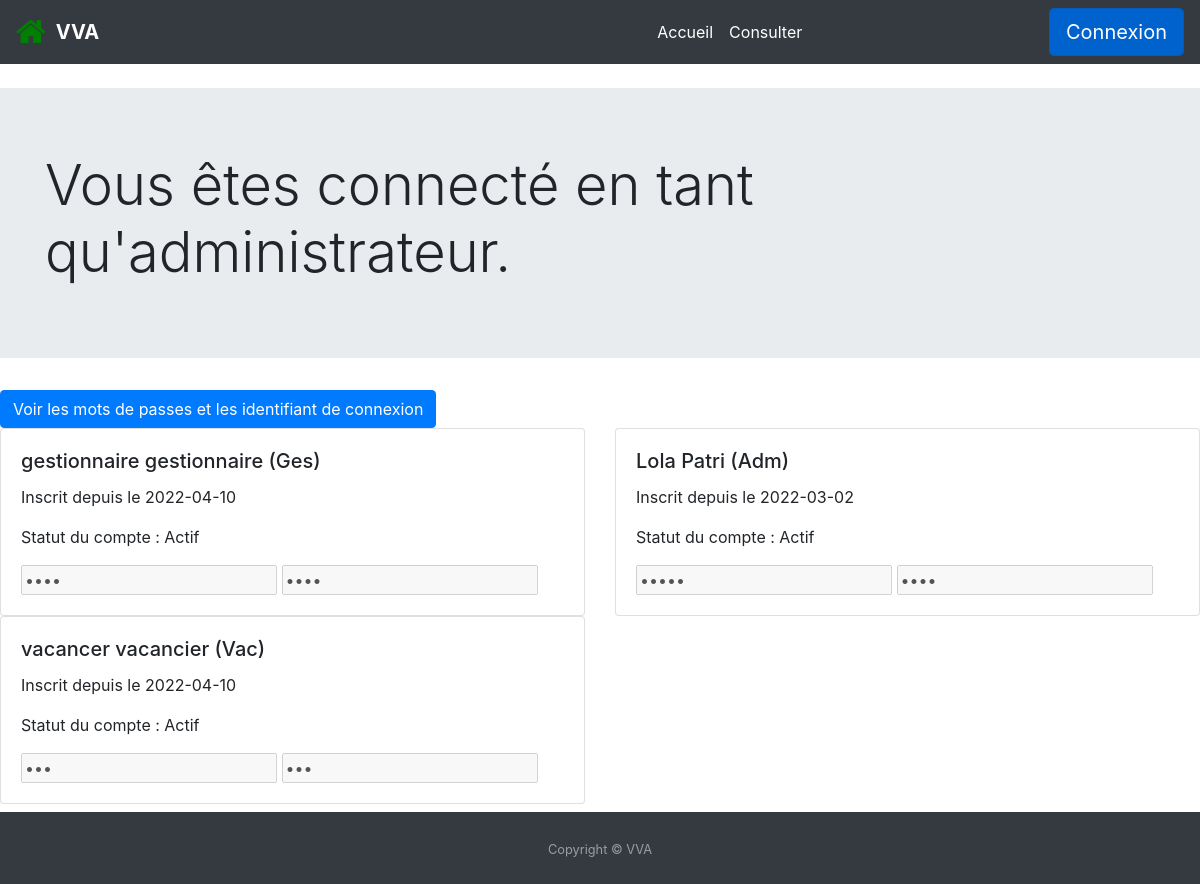
/page/pageadmin.php, run on the app's committed database.
### tables this page shows
CREATE TABLE `compte` (
  `USER` char(8) NOT NULL,
  `MDP` char(10) DEFAULT NULL,
  `NOMCPTE` char(40) DEFAULT NULL,
  `PRENOMCPTE` char(30) DEFAULT NULL,
  `DATEINSCRIP` date DEFAULT NULL,
  `DATEFERME` date DEFAULT NULL,
  `TYPECOMPTE` char(3) DEFAULT NULL,
  `ADRMAILCPTE` char(60) DEFAULT NULL,
  `NOTELCPTE` char(15) DEFAULT NULL,
  `NOPORTCPTE` char(15) DEFAULT NULL
);

### includes/fonctions.php (called while the page is built, shortened)
<?php
function Connect()
{
    $con = mysqli_connect("localhost", "Os", "", "resa");
    return $con;
}
function GetComptes()
{
    $con = Connect();
    $req = "SELECT * FROM compte";
    $res = mysqli_query($con, $req);
    return $res;
}

### page/pageadmin.php (the view, shortened to what this page needs)
<?php $title = "VVA - Espace administrateur";
require_once('../includes/fonctions.php');
require_once('../includes/header.php');
?>
<div class="jumbotron jumbotron-fluid justify">
    <div class="container">
        <h1 class="display-4">Vous êtes connecté en tant qu'administrateur.</h1>
    </div>
</div>
<button class="btn btn-primary" onclick="seePasswords()">Voir les mots de passes et les identifiant de connexion</button>
<div class="row">
    <?php $listAccounts = GetComptes();
    foreach ($listAccounts as $account) : ?>
        <div class="col-sm-6">
            <div class="card">
                <div class="card-body">
                    <h5 class="card-title">
                        <?= $account['PRENOMCPTE'] . " " . $account['NOMCPTE'] . " (" . $account['TYPECOMPTE'] . ")" ?>
                    </h5>
                    <p class="card-text">Inscrit depuis le <?= $account['DATEINSCRIP']; ?></p>
                    <p class"card-text>
                        Statut du compte :
                        <?php echo $account['DATEFERME'] != "null" ? "Actif" : "Fermé";  ?>
                    </p>
                    <input type="password" disabled="disabled" value="<?= $account['MDP'] ?>" />
                    <input type="password" disabled="disabled" value="<?= $account['USER'] ?>" />
                </div>
            </div>
        </div>
    <?php endforeach ?>
</div>
<?php include "../includes/footer.php"; ?>

### style/style.css (style rules this page uses)
html { scroll-behavior: smooth; }
body { margin: 0px; padding: 0px; overflow-x: hidden; }
button { border: none; cursor: pointer }

### data on the page
compte: PRENOMCPTE "gestionnaire", NOMCPTE "gestionnaire", TYPECOMPTE "Ges", DATEINSCRIP "2022-04-10", shows "Actif"
compte: PRENOMCPTE "Lola", NOMCPTE "Patri", TYPECOMPTE "Adm", DATEINSCRIP "2022-03-02", shows "Actif"
compte: PRENOMCPTE "vacancer", NOMCPTE "vacancier", TYPECOMPTE "Vac", DATEINSCRIP "2022-04-10", shows "Actif"
